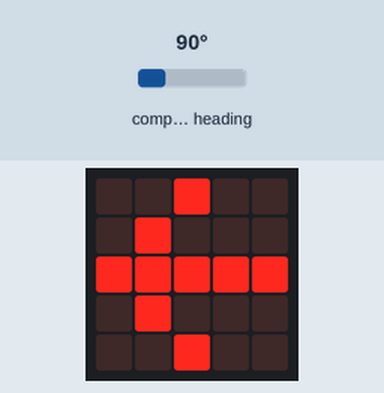
This program was run on a simulated BBC micro:bit (MakeCode). Parts: the board's 5×5 LED display. The inputs (shaded band) are chosen by the test bench; at power-on: compass heading 90°. The compass is already calibrated.

Above: at 1.2 s.
1.3 s: compass heading set to 47°
2.8 s: compass heading set to 41°
At 3.9 s:
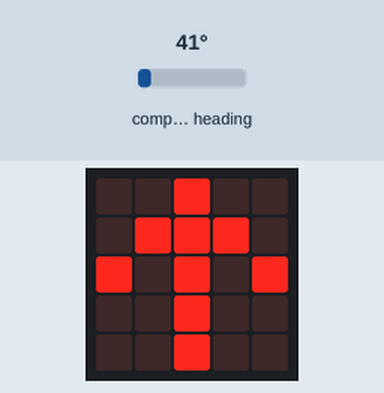
4.4 s: compass heading set to 180°
At 5.7 s:
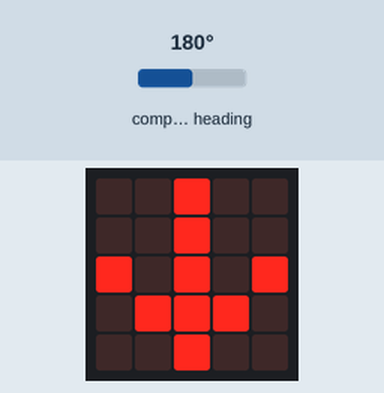
6.1 s: compass heading set to 220°
7.6 s: compass heading set to 231°
At 8.5 s:
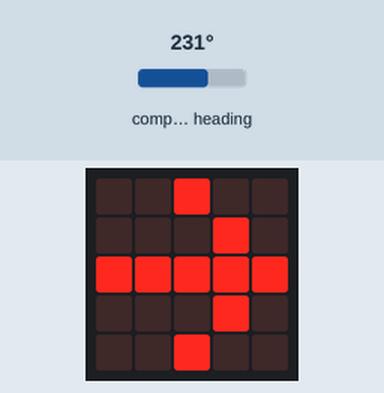
9.1 s: compass heading set to 7°
At 10.2 s:
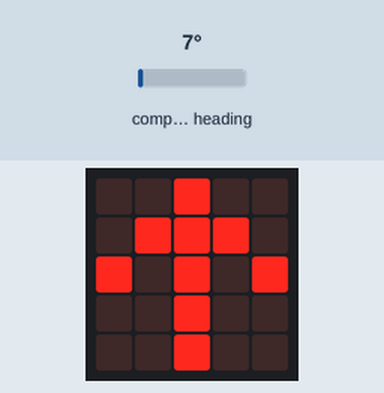
Timing chart, 0 to 12.0 s (numbered marks = the images above; inputs shaded):
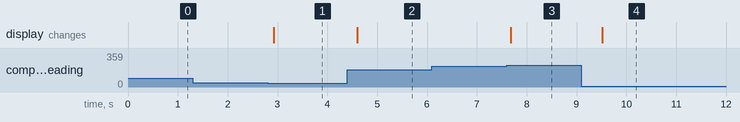

Measured:
- the behaviour switches between 45 and 44° on compass heading (found by bisection; images 0 and 1)
- the behaviour switches between 225 and 226° on compass heading (found by bisection; images 2 and 3)
- after the input at 1.3 s, every drawn part: stays the same
- after the input at 2.8 s, the display: changes after 0.12 s (image 1)
- after the input at 4.4 s, the display: changes after 0.20 s (image 2)
- after the input at 6.1 s, every drawn part: stays the same
- after the input at 7.6 s, the display: changes after 0.08 s (image 3)
- after the input at 9.1 s, the display: changes after 0.42 s (image 4)

The program:

main.ts
```typescript
let Richting = 0
basic.forever(function () {
    Richting = input.compassHeading()
})
basic.forever(function () {
    if (Richting > 45 && Richting < 135) {
        basic.showLeds(`
            . . # . .
            . # . . .
            # # # # #
            . # . . .
            . . # . .
            `)
    }
    if (Richting > 135 && Richting < 225) {
        basic.showArrow(ArrowNames.South)
    }
    if (Richting > 225 && Richting < 315) {
        basic.showArrow(ArrowNames.East)
    }
    if (Richting > 315) {
        basic.showLeds(`
            . . # . .
            . # # # .
            # . # . #
            . . # . .
            . . # . .
            `)
    }
    if (Richting < 45) {
        basic.showLeds(`
            . . # . .
            . # # # .
            # . # . #
            . . # . .
            . . # . .
            `)
    }
})
```

test.ts
```typescript
// tests gaan hier; deze zal niet worden gecompileerd wanneer dit pakket wordt gebruikt als extensie.
```
